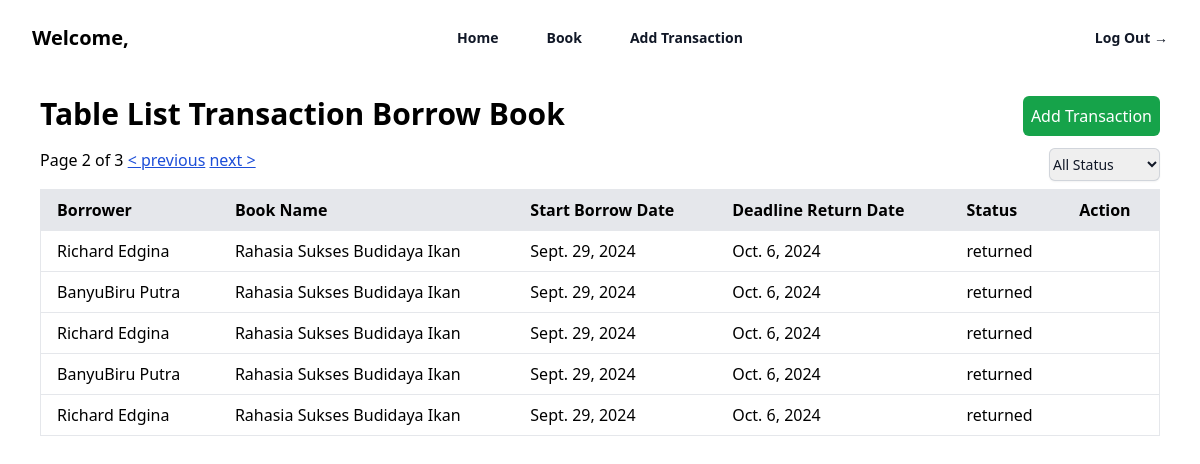
Screenshot of /?page=2&filter_status=all (signed in) with the database file from the repository.
### pinjamBuku/models.py (models this page shows, shortened)
class Borrower(models.Model):
    full_name = models.CharField(max_length=200)
    identity_number = models.CharField(max_length=50)
    birth_date = models.DateField()
    home_place = models.CharField(max_length=200)
    status = models.CharField(max_length=20, default= "active")

class Book(models.Model):
    name = models.CharField(max_length=200)
    author = models.CharField(max_length=200)
    genre = models.CharField(max_length=50)
    quantity = models.IntegerField(default=1)
    status = models.CharField(max_length=20, default= "active")

class TransactionBorrowBook(models.Model):
    book = models.ForeignKey(Book, on_delete=models.CASCADE)
    borrower = models.ForeignKey(Borrower, on_delete=models.CASCADE)
    borrow_date = models.DateField()
    returned_date = models.DateField()
    status = models.CharField(max_length=20)
    admin = models.IntegerField(default=-2)
    @property
    def is_past_deadline(self):
        return date.today() > self.returned_date

### pinjamBuku/views.py (the view)
# urls.py: path("",views.index, name="index"),
def index(request):
    if request.user.is_authenticated:
        filter_status = request.GET.get("filter_status")
        if filter_status is None:
            filter_status = 'all'
        if filter_status == 'all':
            transactions_borrow_book = TransactionBorrowBook.objects.select_related('book').select_related('borrower').exclude(status='cancel').order_by('borrow_date')
        else:
            transactions_borrow_book = TransactionBorrowBook.objects.select_related('book').select_related('borrower').filter(status=filter_status).exclude(status='cancel').order_by('borrow_date')
        pagination = Paginator(transactions_borrow_book,5)
        page_number = request.GET.get("page")
        if page_number is None:
            page_number = 1
        page = pagination.page(page_number)
        dateNow = datetime.today()
        list_table_detail = []
        for transaction in page.object_list:
            temp_list = []
            temp_list.append(transaction.borrower.full_name)
            temp_list.append(transaction.book.name)
            temp_list.append(transaction.borrow_date)
            temp_list.append(transaction.returned_date)
            status = ""
            if transaction.is_past_deadline and transaction.status != "returned"  and transaction.status != "penalty":
                status = "Past Deadline"
            else:
                status = transaction.status
            temp_list.append(status)
            temp_list.append({
                "id":transaction.id,
                "status":status
            })
            print("type = ",type({
                "id":transaction.id,
                "status":status
            }))
            list_table_detail.append(temp_list)
        list_table_header = ['Borrower','Book Name','Start Borrow Date','Deadline Return Date','Status','Action']
        context = {
            "page" : page,
            "list_table_detail": list_table_detail,
            "list_table_header": list_table_header,
            "filter_status" : filter_status,
            "dateNow": dateNow
        }
        return render(request, "pinjamBuku/index.html", context)
    else:
        return redirect("/accounts/login/")

### pinjamBuku/templates/pinjamBuku/index.html (shortened to what this page needs)
<!DOCTYPE html>
<html lang="en">
  <head>
    {% load static %}
    <link
      href="{% static 'perpustakaanOnline/output.css' %}?v={{ timestamp }}"
      rel="stylesheet"
    />
  </head>
  <body>
    {% include "pinjamBuku/header.html"%}
    <div class="mx-10 flex justify-between mt-5">
      <h1 class="text-3xl font-bold">Table List Transaction Borrow Book</h1>
      <a href="{% url 'pinjamBuku:addTransaction'%}" class="bg-green-600 p-2 rounded-md text-white hover:cursor-pointer">Add Transaction</a>
    </div>
    <div class="mt-3 mx-10 flex justify-between">
      <span >
          <span >
              Page {{ page.number }} of {{ page.paginator.num_pages }}
          </span>
          {% if page.has_previous %}
               {% if filter_status %}
                <a class="text-blue-700 underline" href="?page={{ page.previous_page_number }}&filter_status={{ filter_status }}"> < previous</a>
                {% else %}
                <a class="text-blue-700 underline" href="?page={{ page.previous_page_number }}"> < previous</a>
               {% endif %}
          {% endif %}
          {% if page.has_next %}
              {% if filter_status %}
                <a class="text-blue-700 underline" href="?page={{ page.next_page_number }}&filter_status={{ filter_status }}">next ></a>
                {% else %}
                <a class="text-blue-700 underline" href="?page={{ page.next_page_number }}">next ></a>
              {% endif %}
          {% endif %}
      </span>
      <select
        id="filterStatus"
        onchange="handleSelectStatusChange()"
        class="block w-fit rounded-md border-0 py-1.5 text-gray-900 shadow-sm ring-1 ring-inset ring-gray-300 focus:ring-2 focus:ring-inset focus:ring-indigo-600 sm:max-w-xs sm:text-sm sm:leading-6"
      >
       <option {% if filter_status == "all" %}Selected {%endif%}   value="all">All Status</option>
      </select>
  </div>
    {% include "pinjamBuku/table.html" with list_table_detail=list_table_detail is_Home_Page=True list_table_header=list_table_header %}
  </body>
</html>

### pinjamBuku/templates/pinjamBuku/table.html (shortened to what this page needs)
<div class="overflow-x-auto mx-10 mt-2">
    <table class="min-w-full bg-white border border-gray-200">
      <thead>
        <tr class="bg-gray-200">
          {% for tableHeader in list_table_header %}
            <th class="py-2 px-4 border-b text-left">{{ tableHeader }}</th>
          {% endfor %}
        </tr>
      </thead>
      <tbody>
        {% if page %}
          {% for list_detail in list_table_detail %}
            <tr>
                {% for detail in list_detail %}
                    {% if detail.id is None %}
                        <td class="py-2 px-4 border-b">{{ detail }}</td>
                        {% else %}
                            {% if is_Home_Page %}
                                <td class="py-2 px-4 border-b">
                                </td>
                            {% endif %}
                    {% endif %}
                {% endfor %}
            </tr>
          {% endfor %}
        {% else %}
        <tr>
          <td class="py-2 px-4 border-b text-center" colspan="5">No data available, try create new transaction</td>
        </tr>
        {% endif %}
      </tbody>
    </table>
  </div>

### rows the page displays
Borrower: list_detail "Richard Edgina" "Richard Edgina" "Richard Edgina"
Book: list_detail "Rahasia Sukses Budidaya Ikan" "Rahasia Sukses Budidaya Ikan" "Rahasia Sukses Budidaya Ikan" "Rahasia Sukses Budidaya Ikan" "Rahasia Sukses Budidaya Ikan"
TransactionBorrowBook: list_detail "Sept. 29, 2024" "Oct. 6, 2024" "returned"
Borrower: list_detail "BanyuBiru Putra" "BanyuBiru Putra"
TransactionBorrowBook: list_detail "Sept. 29, 2024" "Oct. 6, 2024" "returned"
TransactionBorrowBook: list_detail "Sept. 29, 2024" "Oct. 6, 2024" "returned"
TransactionBorrowBook: list_detail "Sept. 29, 2024" "Oct. 6, 2024" "returned"
TransactionBorrowBook: list_detail "Sept. 29, 2024" "Oct. 6, 2024" "returned"

### other values shown
{{ page.number }} "2"
{{ page.paginator.num_pages }} "3"
{{ tableHeader }} "Borrower" "Book Name" "Start Borrow Date" "Deadline Return Date" "Status" "Action"
